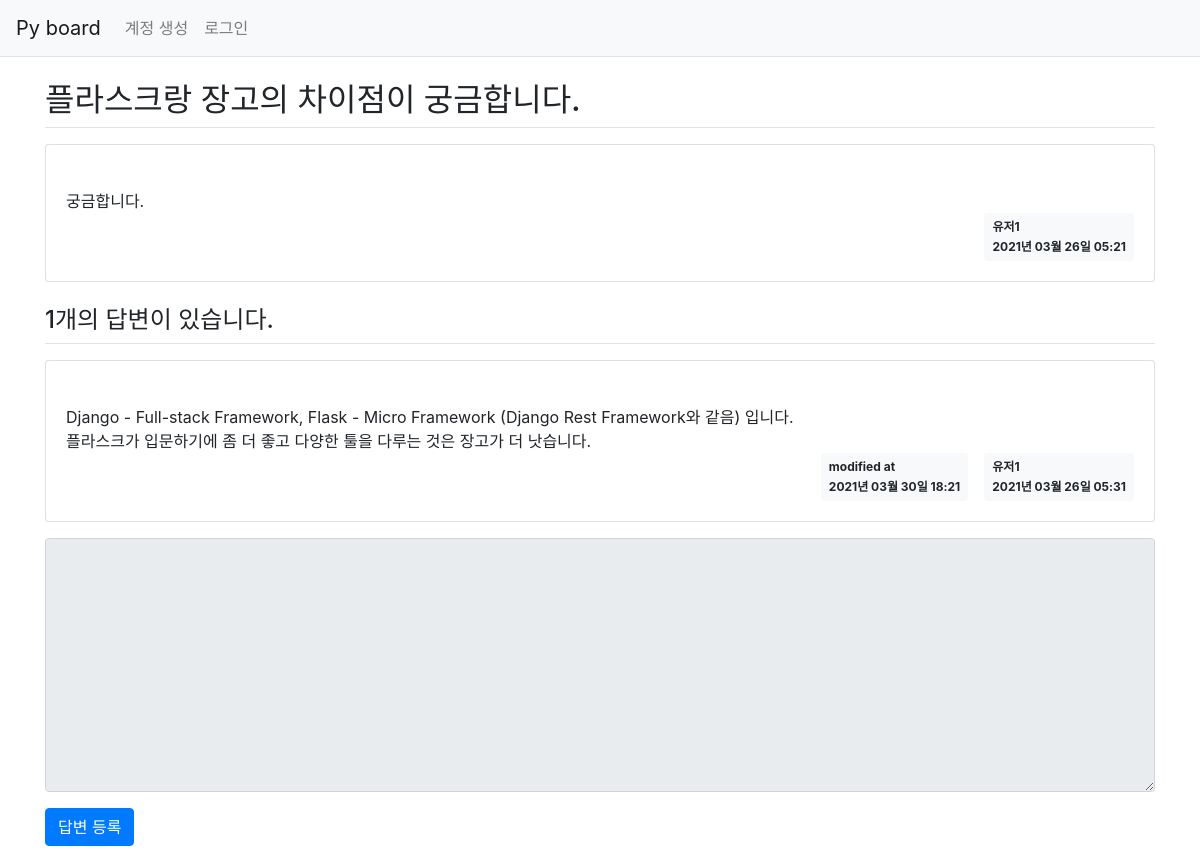
The app's page /question/detail/1/ with its own data.
### pyboard/models.py (models this page shows)
class Question(db.Model):
    modify_date = db.Column(db.DateTime(),nullable=True)
    id = db.Column(db.Integer, primary_key = True)
    subject = db.Column(db.String(200), nullable = False)
    content = db.Column(db.Text(), nullable = False)
    create_date = db.Column(db.DateTime(), nullable = False)
    user_id = db.Column(db.Integer, db.ForeignKey('user.id',
            ondelete='CASCADE'),nullable=False)
    user = db.relationship('User',backref=db.backref('question_set'))

class User(db.Model):
    id = db.Column(db.Integer,primary_key = True)
    username = db.Column(db.String(150),unique = True, nullable = False)
    pw = db.Column(db.String(200), nullable = False)
    email = db.Column(db.String(120),unique = True, nullable = False)

class Answer(db.Model):
    modify_date = db.Column(db.DateTime(), nullable=True)
    id = db.Column(db.Integer, primary_key = True)
    question_id = db.Column(db.Integer, db.ForeignKey('question.id', ondelete = 'CASCADE'))
    question = db.relationship('Question',backref = db.backref('answer_set', cascade='all, delete-orphan')) #참조
    content = db.Column(db.Text(), nullable=False)
    create_date = db.Column(db.DateTime(), nullable=False)
    user_id = db.Column(db.Integer, db.ForeignKey('user.id',
            ondelete='CASCADE'), nullable=False)
    user = db.relationship('User', backref=db.backref('answer_set'))

### pyboard/views/question_views.py (the view)
@bp.route('/detail/<int:question_id>/')
def detail(question_id):
    form = AnswerForm()
    q = Question.query.get_or_404(question_id)
    return render_template('question/question_detail.html',question = q, form = form)

### pyboard/forms.py
class AnswerForm(FlaskForm):
    content = TextAreaField('내용',validators=[DataRequired('내용은 필수입력 항목입니다.')])

### pyboard/filter.py (called while the page is built)
def format_datetime(value, fmt ='%Y년 %m월 %d일 %H:%M'):
    return value.strftime(fmt)

### pyboard/views/auth_views.py (called while the page is built)
@bp.before_app_request
def load_login_user():
    user_id = session.get('user_id')
    if user_id is None:
        g.user = None
    else:
        g.user = User.query.get(user_id)

### pyboard/templates/question/question_detail.html (shortened to what this page needs)
{% extends 'base.html' %}
{% block content %}
<div class='container my-3'>
    <h2 class='border-bottom py-2'>
        {{question.subject}}
    </h2>
    <div class='card my-3'>
        <div class='card-body'>
            <div class='card-text' style='white-space:pre-line;'>
                {{question.content}}
            </div>
            <div class='d-flex justify-content-end'>
                <div class='badge badge-light p-2 text-left'>
                    <div class='mb-2'>{{question.user.username}}</div>
                    <div>{{question.create_date|datetime}}</div>
                </div>
            </div>
        </div>
    </div>
    <h4 class='border-bottom my-3 py-2'>{{question.answer_set | length }}개의 답변이 있습니다.</h4>
    {% for a in question.answer_set %}
    <div class='card my-3'>
        <div class='card-body'>
            <div class='card-text' style='white-space:pre-line;'>
                {{a.content}}
            </div>
            <div class='d-flex justify-content-end'>
                {% if a.modify_date %}
                <div class='badge badge-light p-2 text-left mx-3'>
                    <div class='mb-2'>modified at</div>
                    <div>{{a.modify_date|datetime}}</div>
                </div>
                {% endif %}
                <div class='badge badge-light p-2 text-left'>
                    <div class='mb-2'>{{question.user.username}}</div>
                    <div>{{a.create_date|datetime}}</div>
                </div>
            </div>
        </div>
    </div>
    {% endfor %}
    <form action="{{url_for('answer.create',question_id=question.id)}}" method='post' class='my-3'>
        <div class='form-group'>
            <textarea {% if not g.user %}disabled{% endif %} name='content' id='content' class='form-control'
                rows='10'></textarea>
        </div>
        <input type='submit' value="답변 등록" class='btn btn-primary'>
    </form>
</div>
{% endblock %}

### records on screen
Question: subject "플라스크랑 장고의 차이점이 궁금합니다.", content "궁금합니다.", create_date "2021년 03월 26일 05:21"
User: user.username "유저1"
Answer: content "Django - Full-stack Framework, Flask - Micro Framework (Django Rest Framework와 같음) 입니다. 플라스크가 입문하기에 좀 더 좋고 다양한 툴을 다루는 것은 장고가 더 낫습니다.", modify_date "2021년 03월 30일 18:21", create_date "2021년 03월 26일 05:31"

### other values on screen
{{ question.answer_set | length }} "1"
